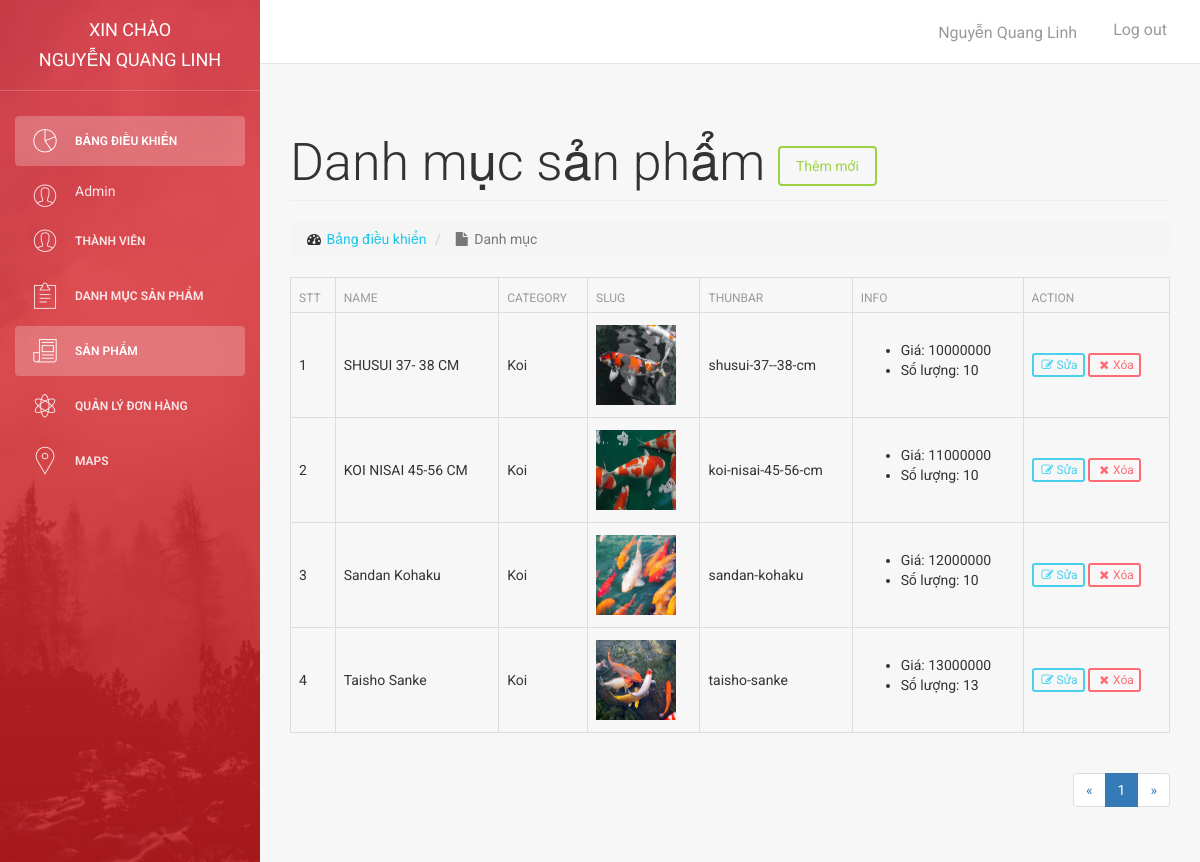
/admin/modules/product/index.php (signed in), run on the app's committed database.
### tables this page shows
CREATE TABLE `product` (
  `id` int(11) NOT NULL,
  `name` varchar(100) DEFAULT NULL,
  `slug` varchar(100) DEFAULT NULL,
  `price` int(11) DEFAULT NULL,
  `number` int(11) NOT NULL DEFAULT 0,
  `sale` tinyint(4) DEFAULT 0,
  `thunbar` varchar(100) NOT NULL,
  `category_id` int(11) NOT NULL,
  `content` text NOT NULL,
  `pay` int(11) DEFAULT 0,
  `created_at` timestamp NULL DEFAULT current_timestamp(),
  `updated_at` timestamp NULL DEFAULT NULL ON UPDATE current_timestamp()
);

CREATE TABLE `category` (
  `id` int(11) NOT NULL,
  `name` varchar(100) DEFAULT NULL,
  `slug` varchar(100) DEFAULT NULL,
  `home` tinyint(4) DEFAULT 0,
  `thunbar` varchar(100) NOT NULL,
  `status` tinyint(4) DEFAULT 1,
  `created_at` timestamp NULL DEFAULT current_timestamp() ON UPDATE current_timestamp(),
  `updated_at` timestamp NULL DEFAULT current_timestamp() ON UPDATE current_timestamp()
);

### libraries/Function.php (called while the page is built, shortened)
<?php
	function base_url()
	{
		return $url = "http://localhost:8080/koi/";
	}
	function modules($url)
	{
		return base_url() . "admin/modules/" .$url ;
	}
	function uploads()
	{
		return base_url() . "Public/uploads/";
	}
 ?>

### libraries/Database.php (called while the page is built, shortened)
<?php
    class Database
    {
        public $link;
        public function __construct()
        {
            $this->link = mysqli_connect("localhost","root","","koi") or die ();
            mysqli_set_charset($this->link,"utf8");
        }
        public function countTable($table)
        {
            $sql = "SELECT id FROM  {$table}";
            $result = mysqli_query($this->link, $sql) or die("Lỗi Truy Vấn countTable----" .mysqli_error($this->link));
            $num = mysqli_num_rows($result);
            return $num;
        }
         public  function fetchJone($table,$sql ,$page = 0,$row ,$pagi = false )
        {
            $data = [];
            if ($pagi == true )
            {
                $total = $this->countTable($table);
                $sotrang = ceil($total / $row);
                $start = ($page - 1 ) * $row ;
                $sql .= " LIMIT $start,$row";
                $data = [ "page" => $sotrang];
                $result = mysqli_query($this->link,$sql) or die("Lỗi truy vấn fetchJone ---- " .mysqli_error($this->link));
            }
            else
            {
                $result = mysqli_query($this->link,$sql) or die("Lỗi truy vấn fetchJone ---- " .mysqli_error($this->link));
            }
            if( $result)
            {
                while ($num = mysqli_fetch_assoc($result))
                {
                    $data[] = $num;
                }
            }
            return $data;
        }
    }
?>

### admin/autoload/autoload.php (called while the page is built, shortened)
<?php
	require_once __DIR__. "/../../libraries/Database.php";
	require_once __DIR__. "/../../libraries/Function.php";
    $db = new Database ;
?>

### admin/modules/product/index.php (the view, shortened to what this page needs)
<?php
    $open = "product";
    require_once __DIR__. "/../../autoload/autoload.php";
    if (isset($_GET['page']))
    {
        $p=$_GET['page'];
    }
    else
    {
        $p=1;
    }
    $sql = "SELECT product.*,category.name as namecate FROM product LEFT JOIN category on category.id = product.category_id";
    $product = $db->fetchJone('product',$sql,$p,7,true);
    if(isset($product['page']))
    {
        $sotrang = $product['page'];
        unset($product['page']);
    }
?>
<?php require_once __DIR__. "/../../layouts/header.php"; ?>
    <div class="row">
        <div class="col-lg-12">
            <h1 class="page-header">
                Danh mục sản phẩm
                <a href="add.php" class="btn btn-success">
                    Thêm mới
                </a>
            </h1>
            <ol class="breadcrumb">
                <li>
                    <i class="fa fa-dashboard"></i>
                    <a href="index.html">Bảng điều khiển</a>
                </li>
                <li class="active">
                    <i class="fa fa-file">
                    </i> Danh mục
                </li>
            </ol>
        </div>
    </div>
    <div class="row">
        <div class="col-md-12">
            <div class="table-responsive">
                <table class="table table-bordered table-hover">
                    <thead>
                        <tr>
                            <th>STT</th>
                            <th>Name</th>
                            <th>Category</th>
                            <th>Slug</th>
                            <th>Thunbar</th>
                            <th>Info</th>
                            <th>Action</th>
                        </tr>
                    </thead>
                    <tbody>
                        <?php $stt=1; foreach ($product as $item) :?>
                            <tr>
                                <td><?php echo $stt ?></td>
                                <td><?php echo $item['name'] ?></td>
                                <td><?php echo $item['namecate'] ?></td>
                                <td>
                                    <img src="<?php echo uploads() ?>product/<?php echo $item['thunbar'] ?>" width="80px" height="80px">
                                </td>
                                <td><?php echo $item['slug'] ?></td>
                                <td>
                                    <ul>
                                        <li>Giá: <?php echo $item['price'] ?></li>
                                        <li>Số lượng: <?php echo $item['number'] ?></li>
                                    </ul>
                                </td>
                                <td>
                                    <a class="btn btn-xs btn-info" href="edit.php?id=<?php echo $item['id'] ?>">
                                        <i class="fa fa-edit"></i>Sửa
                                    </a>
                                    <a class="btn btn-xs btn-danger" href="delete.php?id=<?php echo $item['id'] ?>">
                                        <i class="fa fa-times"></i>Xóa
                                    </a>
                                </td>
                            </tr>
                        <?php $stt++; endforeach ?>
                    </tbody>
                </table>
            <div class="pull-right">
                    <nav aria-label="Page navigation example">
                        <ul class="pagination">
                            <li class="page-item">
                                <a class="page-link" href="#" aria-label="Previous">
                                <span aria-hidden="true">&laquo;</span>
                                </a>
                            </li>
                            <?php for($i =1; $i <= $sotrang; $i++): ?>
                                <?php
                                if(isset($_GET['page']))
                                {
                                    $p = $_GET['page'];
                                }
                                else
                                {
                                    $p =1;
                                }
                                ?>
                                <li class="<?php echo ($i == $p) ? 'active' : '' ?>">
                                    <a href="?page=<?php echo $i ;?>"><?php echo $i; ?></a>
                                </li>
                            <?php endfor; ?>
                            <li>
                                <a class="page-link" href="#" aria-label="Next">
                                    <span aria-hidden="true">&raquo;</span>
                                </a>
                            </li>
                        </ul>
                    </nav>
                </div>
            </div>
        </div>
    </div>
  <?php require_once __DIR__. "/../../layouts/footer.php"; ?>

### admin/layouts/header.php (shortened to what this page needs)
<!doctype html>
<html lang="en">
<head>
    <link href="/koi/Public/admin/css/bootstrap.min.css" rel="stylesheet" />
    <link href="/koi/Public/admin/css/animate.min.css" rel="stylesheet"/>
    <link href="/koi/Public/admin/css/light-bootstrap-dashboard.css?v=1.4.0" rel="stylesheet"/>
    <link href="/koi/Public/admin/css/demo.css" rel="stylesheet" />
    <link href="http://maxcdn.bootstrapcdn.com/font-awesome/4.2.0/css/font-awesome.min.css" rel="stylesheet">
    <link href="/koi/Public/admin/css/pe-icon-7-stroke.css" rel="stylesheet" />
</head>
<body>
<div class="wrapper">
    <div class="sidebar" data-color="red" data-image="/koi/Public/admin/img/sidebar-5.jpg">
        <div class="sidebar-wrapper">
            <div class="logo">
                <a href="<?php echo base_url() ?>/admin" class="simple-text">
                    Xin chào <br>
                    <?php echo $_SESSION['admin_name'] ?>
                </a>
            </div>
            <ul class="nav">
                <li class="active">
                    <a href="<?php echo base_url() ?>/admin">
                        <i class="pe-7s-graph"></i>
                        <p>Bảng điều khiển</p>
                    </a>
                </li>
                <li class="<?php  echo isset($open) && $open == 'admin' ? 'active' : '' ?>">
                            <a href="<?php echo modules("admin") ?>">
                                <i class="pe-7s-user"></i>
                                Admin
                            </a>
                        </li>
                <li class="<?php  echo isset($open) && $open == 'user' ? 'active' : '' ?>">
                    <a href="<?php echo modules("user") ?>">
                        <i class="pe-7s-user"></i>
                        <p>Thành viên</p>
                    </a>
                </li>
                <li class="<?php  echo isset($open) && $open == 'category' ? 'active' : '' ?>">
                    <a href="<?php echo modules("category") ?>">
                        <i class="pe-7s-note2"></i>
                        <p>Danh mục sản phẩm</p>
                    </a>
                </li>
                <li class="<?php  echo isset($open) && $open == 'product' ? 'active' : '' ?>">
                    <a href="<?php echo modules("product") ?>">
                        <i class="pe-7s-news-paper"></i>
                        <p>Sản phẩm</p>
                    </a>
                </li>
                <li class="<?php  echo isset($open) && $open == 'transaction' ? 'active' : '' ?>">
                    <a href="<?php echo modules("transaction") ?>">
                        <i class="pe-7s-science"></i>
                        <p>Quản lý đơn hàng</p>
                    </a>
                </li>
                <li class="<?php  echo isset($open) && $open == 'map' ? 'active' : '' ?>">
                    <a href="<?php echo modules("map")?>">
                        <i class="pe-7s-map-marker"></i>
                        <p>Maps</p>
                    </a>
                </li>
            </ul>
        </div>
    </div>
    <div class="main-panel">
        <nav class="navbar navbar-default navbar-fixed">
            <div class="container-fluid">
                <div class="collapse navbar-collapse">
                    <ul class="nav navbar-nav navbar-right">
                        <li>
                           <a >
                               <p><?php echo $_SESSION['admin_name'] ?></p>
                            </a>
                        </li>
                        <li>
                            <a href="/koi/logout.php">
                                <p>Log out</p>
                            </a>
                        </li>
                    </ul>
                </div>
            </div>
        </nav>
        <div class="content">
            <div class="container-fluid">

### admin/layouts/footer.php (shortened to what this page needs)
</div>
        </div>
    </div>
</div>
</body>
</html>

### data on the page
product: name "SHUSUI 37- 38 CM", category.name "Koi", thunbar (picture), slug "shusui-37--38-cm", price "10000000", number "10"
product: name "KOI NISAI 45-56 CM", category.name "Koi", thunbar (picture), slug "koi-nisai-45-56-cm", price "11000000", number "10"
product: name "Sandan Kohaku", category.name "Koi", thunbar (picture), slug "sandan-kohaku", price "12000000", number "10"
product: name "Taisho Sanke", category.name "Koi", thunbar (picture), slug "taisho-sanke", price "13000000", number "13"

### other printed values
$_SESSION['admin_name'] "NGUYỄN QUANG LINH"
$_SESSION['admin_name'] "Nguyễn Quang Linh"
